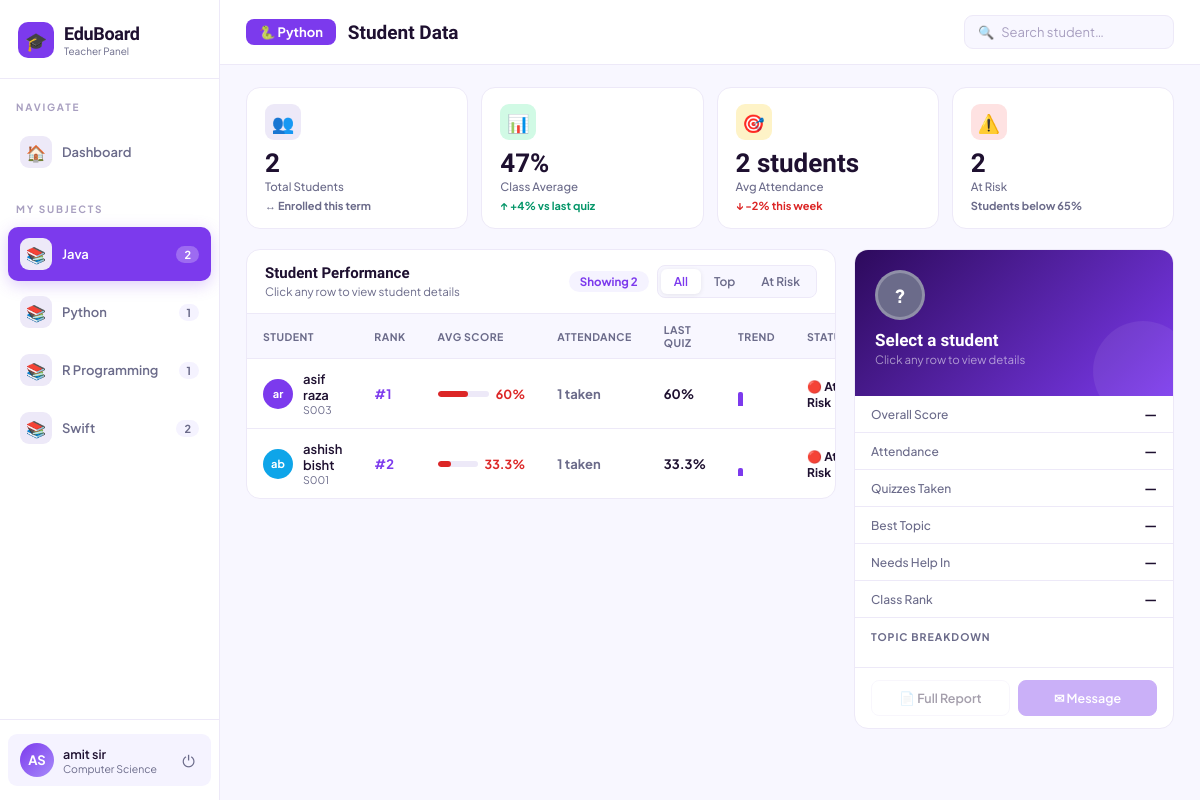
The page /my-subject (signed in) on the database its author committed.
### app.py (models this page shows)
class QuizAttempt(db.Model):
    id          = db.Column(db.Integer, primary_key=True)
    user_id     = db.Column(db.Integer, db.ForeignKey('user.id'), nullable=True)
    subject     = db.Column(db.String(100), nullable=False)
    difficulty  = db.Column(db.String(20),  nullable=False)
    score       = db.Column(db.Integer,  default=0)
    total       = db.Column(db.Integer,  default=0)
    percentage  = db.Column(db.Float,   default=0.0)
    time_taken  = db.Column(db.Integer, default=0)   # seconds
    taken_at    = db.Column(db.DateTime, default=datetime.utcnow)
    questions   = db.relationship('QuizQuestion', backref='attempt', lazy=True)

class User(db.Model):
    id            = db.Column(db.Integer, primary_key=True)
    first_name    = db.Column(db.String(80),  nullable=False)
    last_name     = db.Column(db.String(80),  nullable=False)
    email         = db.Column(db.String(150), unique=True, nullable=False)
    password_hash = db.Column(db.String(256), nullable=False)
    role          = db.Column(db.String(20),  default='student')   # student | teacher
    grade         = db.Column(db.String(20),  nullable=True)       # student only
    section       = db.Column(db.String(20),  nullable=True)       # student only
    subject       = db.Column(db.String(80),  nullable=True)       # teacher only
    staff_id      = db.Column(db.String(40),  nullable=True)       # teacher only
    created_at    = db.Column(db.DateTime,    default=datetime.utcnow)
    quiz_attempts = db.relationship('QuizAttempt', backref='user', lazy=True)
    @property
    def full_name(self):
        return f"{self.first_name} {self.last_name}"
    @property
    def initials(self):
        return f"{self.first_name[0]}{self.last_name[0]}".upper()

### app.py (the view)
@app.route('/my-subject')
@login_required
def my_subject():
    import json
    user = current_user()
    if user.role != 'teacher':
        return redirect(url_for('dashboard'))
    subject_meta = {
        'Mathematics':{'emoji':'🔢','color':'#7C3AED'},
        'Science':{'emoji':'🔬','color':'#059669'},
        'History':{'emoji':'🏛️','color':'#D97706'},
        'Geography':{'emoji':'🌍','color':'#DC2626'},
        'Computer Science':{'emoji':'💻','color':'#0EA5E9'},
        'General Knowledge':{'emoji':'🧠','color':'#EC4899'},
        'English':{'emoji':'📖','color':'#8B5CF6'},
        'Sports':{'emoji':'⚽','color':'#10B981'},
    }
    all_attempts = QuizAttempt.query.order_by(QuizAttempt.taken_at.asc()).all()
    subj_map = {}
    for a in all_attempts:
        if not a.user_id:
            continue
        subj_map.setdefault(a.subject, {}).setdefault(a.user_id, []).append(a)
    subjects_list, subjects_js = [], {}
    for subj_name in sorted(subj_map.keys()):
        meta  = subject_meta.get(subj_name, {'emoji':'📚','color':'#7C3AED'})
        student_rows = []
        for uid, atts in subj_map[subj_name].items():
            u = User.query.get(uid)
            if not u:
                continue
            scores    = [a.percentage for a in atts]
            avg_score = round(sum(scores)/len(scores), 1)
            last_score = round(atts[-1].percentage, 1)
            trend = [round(a.percentage, 1) for a in atts[-6:]]
            if avg_score >= 90:   status = 'excellent'
            elif avg_score >= 80: status = 'good'
            elif avg_score >= 65: status = 'average'
            else:                 status = 'at-risk'
            badges = []
            if avg_score >= 90: badges.append('🏆 Topper')
            if len(scores) >= 5 and min(scores) >= 70: badges.append('⭐ Consistent')
            if len(scores) >= 3 and scores[-1] > scores[0]: badges.append('📈 Improving')
            if status == 'at-risk': badges.append('⚠ Needs Help')
            diff_scores = {}
            for a in atts:
                diff_scores.setdefault(a.difficulty, []).append(a.percentage)
            difficulty_breakdown = [
                {'difficulty': d, 'avg': round(sum(v)/len(v), 1)}
                for d, v in sorted(diff_scores.items())
            ]
            quiz_history = [{
                'subject': a.subject, 'difficulty': a.difficulty,
                'score': round(a.percentage, 1),
                'taken_at': a.taken_at.strftime('%b %d, %Y'),
            } for a in reversed(atts)]
            student_rows.append({
                'id': f"S{u.id:03d}", 'uid': u.id, 'name': u.full_name,
                'score': avg_score, 'lastQuiz': last_score,
                'quizzes': len(atts), 'att': 95, 'trend': trend,
                'status': status, 'badges': badges,
                'best': subj_name, 'weak': '—',
                'difficulty_breakdown': difficulty_breakdown,
                'quiz_history': quiz_history,
            })
        student_rows.sort(key=lambda x: x['score'], reverse=True)
        for i, s in enumerate(student_rows):
            s['rank'] = i + 1
        subjects_list.append({'name': subj_name, 'student_count': len(student_rows),
                               'color': meta['color'], 'emoji': meta['emoji']})
        subjects_js[subj_name] = {
            'color': meta['color'], 'icon': meta['emoji'], 'count': len(student_rows),
            'topics': [subj_name], 'quizTopics': [subj_name], 'students': student_rows,
        }
    return render_template('my_subject.html', user=user,
                           subjects=subjects_list,
                           subjects_json=json.dumps(subjects_js),
                           now=datetime.now().strftime('%A, %B %d, %Y'))

### app.py (called while the page is built)
def login_required(f):
    @wraps(f)
    def decorated(*args, **kwargs):
        if 'user_id' not in session:
            return redirect(url_for('login'))
        return f(*args, **kwargs)
    return decorated

def current_user():
    if 'user_id' in session:
        return User.query.get(session['user_id'])
    return None

### templates/my_subject.html (shortened to what this page needs)
<!DOCTYPE html>
<html lang="en">
<head>
</head>
<body>
<aside class="sidebar">
  <div class="sb-brand">
    <div class="sb-brand-icon">🎓</div>
    <div>
      <div class="sb-brand-name">EduBoard</div>
      <div class="sb-brand-role">Teacher Panel</div>
    </div>
  </div>
  <div class="sb-section">Navigate</div>
  <a href="/teacher-dashboard" style="display:flex;align-items:center;gap:10px;padding:11px 12px;margin:2px 8px;border-radius:10px;cursor:pointer;transition:all .18s;color:#6B6B8A;font-size:13px;font-weight:500;text-decoration:none" onmouseover="this.style.background='#F5F3FF';this.style.color='#7C3AED'" onmouseout="this.style.background='none';this.style.color='#6B6B8A'">
    <div style="width:32px;height:32px;border-radius:9px;background:#EDE9F8;display:flex;align-items:center;justify-content:center;font-size:16px;flex-shrink:0">🏠</div>
    <span style="font-weight:600">Dashboard</span>
  </a>
  <div class="sb-section">My Subjects</div>
  {% set subj_icons = {'Mathematics':'🔢','Science':'🔬','History':'🏛️','Geography':'🌍','Computer Science':'💻','General Knowledge':'🧠','English':'📖','Sports':'⚽'} %}
  {% set subj_colors = {'Mathematics':'#7C3AED','Science':'#059669','History':'#D97706','Geography':'#DC2626','Computer Science':'#0EA5E9','General Knowledge':'#EC4899','English':'#8B5CF6','Sports':'#10B981'} %}
  {% set subj_bgs = {'Mathematics':'#EDE9F8','Science':'#D1FAE5','History':'#FEF3C7','Geography':'#FEE2E2','Computer Science':'#E0F2FE','General Knowledge':'#FCE7F3','English':'#EDE9F8','Sports':'#D1FAE5'} %}
  {% if subjects %}
    {% for subj in subjects %}
    <div class="subj-btn {% if loop.first %}active{% endif %}"
         onclick="switchSubject(this,'{{ subj.name }}','{{ subj_icons.get(subj.name, '📚') }}','{{ subj_colors.get(subj.name, '#7C3AED') }}')">
      <div class="subj-icon" style="background:{{ subj_bgs.get(subj.name, '#EDE9F8') }}">{{ subj_icons.get(subj.name, '📚') }}</div>
      <span class="subj-label">{{ subj.name }}</span>
      <span class="subj-count">{{ subj.student_count }}</span>
    </div>
    {% endfor %}
  {% else %}
    <div style="padding:16px 20px;font-size:12px;color:var(--muted)">No quiz data yet</div>
  {% endif %}
  <div class="sb-bottom">
    <div class="sb-user">
      <div class="sb-avatar">{{ user.initials }}</div>
      <div style="flex:1;min-width:0">
        <div class="sb-user-name">{{ user.full_name }}</div>
        <div class="sb-user-sub">{{ user.subject or 'Teacher' }}</div>
      </div>
      <a href="/logout" style="font-size:16px;color:#6B6B8A;text-decoration:none;padding:4px" title="Logout">⏻</a>
    </div>
  </div>
</aside>
<div class="main">
  <div class="topbar">
    <div id="subj-badge" class="subj-badge" style="background:#7C3AED">🐍 Python</div>
    <div class="topbar-title">Student Data</div>
    <div class="search-box">
      <span style="font-size:13px;color:var(--light)">🔍</span>
      <input type="text" id="search-input" placeholder="Search student…" oninput="doSearch(this.value)">
    </div>
  </div>
  <div class="content">
    <div class="stats-row">
      <div class="stat-card">
        <div class="stat-icon" style="background:#EDE9F8">👥</div>
        <div class="stat-val" id="st-total">—</div>
        <div class="stat-label">Total Students</div>
        <div class="stat-trend nt">↔ Enrolled this term</div>
      </div>
      <div class="stat-card">
        <div class="stat-icon" style="background:#D1FAE5">📊</div>
        <div class="stat-val" id="st-avg">—</div>
        <div class="stat-label">Class Average</div>
        <div class="stat-trend up" id="st-avg-t">↑ +4% vs last quiz</div>
      </div>
      <div class="stat-card">
        <div class="stat-icon" style="background:#FEF3C7">🎯</div>
        <div class="stat-val" id="st-att">—</div>
        <div class="stat-label">Avg Attendance</div>
        <div class="stat-trend dn" id="st-att-t">↓ -2% this week</div>
      </div>
      <div class="stat-card">
        <div class="stat-icon" style="background:#FEE2E2">⚠️</div>
        <div class="stat-val" id="st-risk">—</div>
        <div class="stat-label">At Risk</div>
        <div class="stat-trend nt">Students below 65%</div>
      </div>
    </div>
    <div class="dash-grid">
      <div class="table-card">
        <div class="card-header">
          <div>
            <div class="card-title">Student Performance</div>
            <div class="card-sub">Click any row to view student details</div>
          </div>
          <div style="display:flex;align-items:center;gap:8px">
            <span class="chip" id="showing-chip">—</span>
            <div class="ftabs">
              <div class="ftab active" onclick="setFilter(this,'all')">All</div>
              <div class="ftab" onclick="setFilter(this,'top')">Top</div>
              <div class="ftab" onclick="setFilter(this,'risk')">At Risk</div>
            </div>
          </div>
        </div>
        <div style="overflow-x:auto">
          <table class="student-table">
            <thead>
              <tr>
                <th>Student</th>
                <th>Rank</th>
                <th>Avg Score</th>
                <th>Attendance</th>
                <th>Last Quiz</th>
                <th>Trend</th>
                <th>Status</th>
              </tr>
            </thead>
            <tbody id="tbody"></tbody>
          </table>
        </div>
      </div>
      <div class="detail-card">
        <div class="detail-top">
          <div class="d-av" id="d-av" style="background:#6B6B8A">?</div>
          <div class="d-name" id="d-name">Select a student</div>
          <div class="d-meta" id="d-meta">Click any row to view details</div>
        </div>
        <div>
          <div class="metric"><span class="m-label">Overall Score</span><span class="m-val" id="d-score">—</span></div>
          <div class="metric"><span class="m-label">Attendance</span><span class="m-val" id="d-att">—</span></div>
          <div class="metric"><span class="m-label">Quizzes Taken</span><span class="m-val" id="d-quizzes">—</span></div>
          <div class="metric"><span class="m-label">Best Topic</span><span class="m-val" id="d-best">—</span></div>
          <div class="metric"><span class="m-label">Needs Help In</span><span class="m-val" id="d-weak">—</span></div>
          <div class="metric"><span class="m-label">Class Rank</span><span class="m-val" id="d-rank">—</span></div>
        </div>
        <div class="topic-section">
          <div class="topic-sec-label">Topic Breakdown</div>
        </div>
        <div class="detail-actions">
          <button class="btn" id="btn-report" onclick="openModal()" disabled>📄 Full Report</button>
          <button class="btn primary" id="btn-msg" disabled>✉ Message</button>
        </div>
      </div>
    </div>
  </div>
</div>
</body>
</html>

### rows shown on the page
QuizAttempt: get "📚", name "Java", student_count "2"
QuizAttempt: get "📚", name "Python", student_count "1"
QuizAttempt: get "📚", name "R Programming", student_count "1"
QuizAttempt: get "📚", name "Swift", student_count "2"
User: initials "AS", full_name "amit sir", subject "Computer Science"
